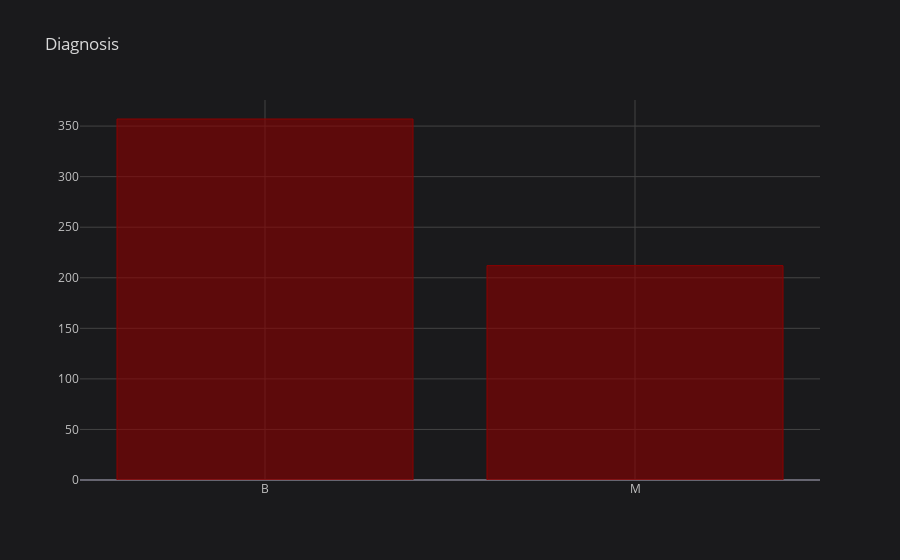

Write notebook code for a chart like this one.
### Code cell
df_cancer['Diagnosis'].value_counts().iplot(kind='bar', title='Diagnosis', color='darkred')

### Figure 1 — Plotly figure (JSON) as saved in the notebook; plotly's stock layout.template omitted (floating-point values rounded to 4 significant figures)
{"data": [{"marker": {"color": "rgba(139, 0, 0, 0.6)", "line": {"color": "rgba(139, 0, 0, 1.0)", "width": 1}}, "name": "Diagnosis", "orientation": "v", "text": "", "type": "bar", "x": ["B", "M"], "y": [357, 212]}], "layout": {"legend": {"bgcolor": "#1A1A1C", "font": {"color": "#D9D9D9"}}, "paper_bgcolor": "#1A1A1C", "plot_bgcolor": "#1A1A1C", "title": {"font": {"color": "#D9D9D9"}, "text": "Diagnosis"}, "xaxis": {"gridcolor": "#434343", "showgrid": true, "tickfont": {"color": "#C2C2C2"}, "title": {"font": {"color": "#D9D9D9"}, "text": ""}, "zerolinecolor": "#666570"}, "yaxis": {"gridcolor": "#434343", "showgrid": true, "tickfont": {"color": "#C2C2C2"}, "title": {"font": {"color": "#D9D9D9"}, "text": ""}, "zerolinecolor": "#666570"}}}
